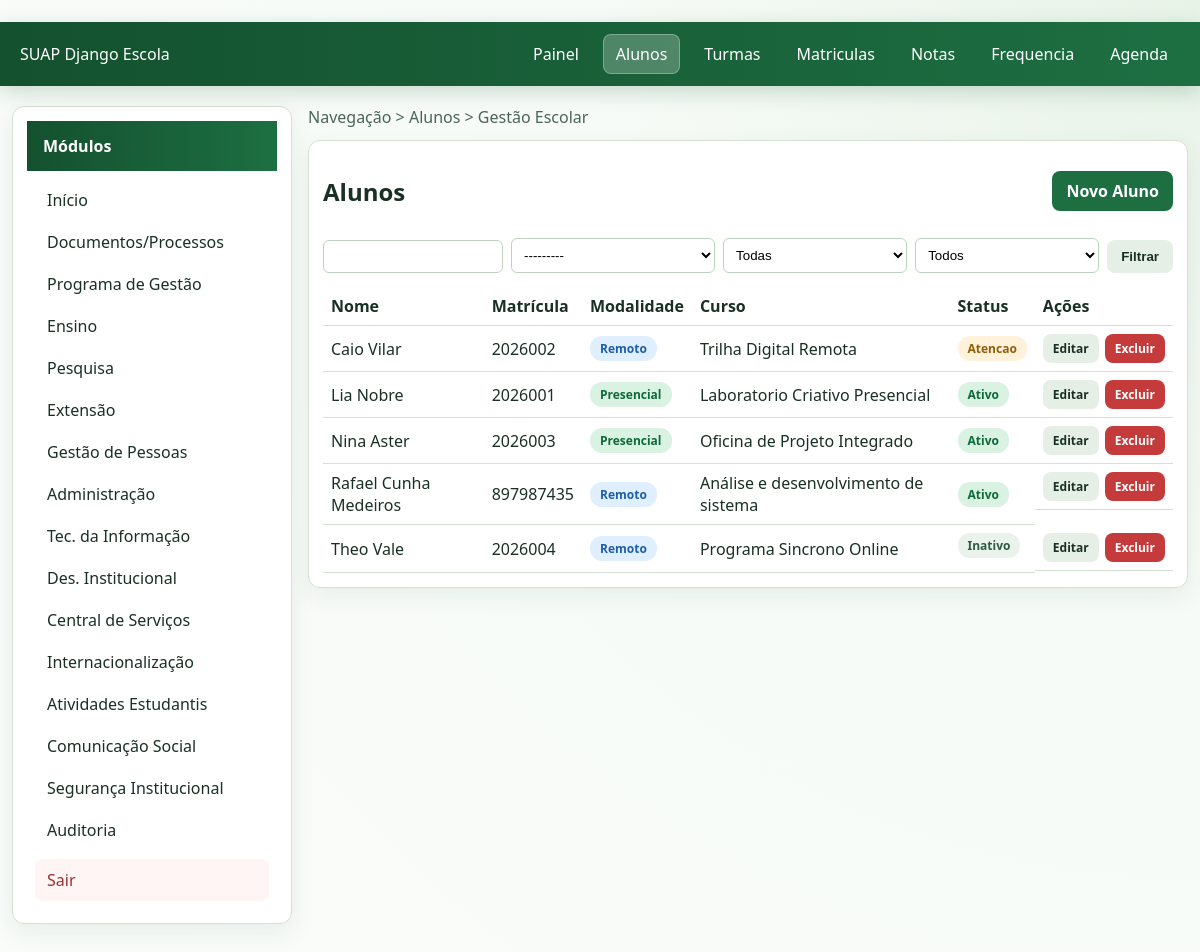
Page /alunos/ on the committed database.
### core/models.py (models this page shows, shortened)
class Student(models.Model):
    ACTIVE = 'active'
    ATTENTION = 'attention'
    INACTIVE = 'inactive'
    IN_PERSON = 'in_person'
    REMOTE = 'remote'
    STATUS_CHOICES = [
        (ACTIVE, 'Ativo'),
        (ATTENTION, 'Atencao'),
        (INACTIVE, 'Inativo'),
    ]
    LEARNING_MODE_CHOICES = [
        (IN_PERSON, 'Presencial'),
        (REMOTE, 'Remoto'),
    ]
    full_name = models.CharField(max_length=180)
    registration = models.CharField(max_length=20, unique=True)
    birth_date = models.DateField()
    guardian_name = models.CharField(max_length=180)
    guardian_phone = models.CharField(max_length=30)
    learning_mode = models.CharField(max_length=12, choices=LEARNING_MODE_CHOICES, default=IN_PERSON)
    abstract_course = models.CharField(max_length=120, default='Trilha Geral')
    status = models.CharField(max_length=10, choices=STATUS_CHOICES, default=ACTIVE)
    created_at = models.DateTimeField(auto_now_add=True)
    class Meta:
        ordering = ['full_name']

### core/views.py (the view, shortened to what this page needs)
# urls.py: path('alunos/', students_page, name='students_page'),
def students_page(request):
    seed_school_data()
    form = StudentFilterForm(request.GET or None)
    students = Student.objects.all()
    return render(request, 'students.html', {'students': students, 'filter_form': form})

### core/forms.py
class StudentFilterForm(forms.Form):
    query = forms.CharField(label='Buscar aluno', max_length=100, required=False)
    class_filter = forms.ModelChoiceField(label='Turma', queryset=SchoolClass.objects.none(), required=False)
    learning_mode = forms.ChoiceField(
        label='Modalidade',
        required=False,
        choices=[('', 'Todas')] + list(Student.LEARNING_MODE_CHOICES),
    )
    status = forms.ChoiceField(
        label='Status',
        required=False,
        choices=[('', 'Todos')] + list(Student.STATUS_CHOICES),
    )
    def __init__(self, *args, **kwargs):
        super().__init__(*args, **kwargs)
        self.fields['class_filter'].queryset = SchoolClass.objects.all()

### core/models.py (called while the page is built)
    def __str__(self):
        return f'{self.name} - {self.year} ({self.get_shift_display()})'

### templates/students.html (shortened to what this page needs)
﻿{% extends "base.html" %}
{% block content %}
<section class="breadcrumb">Navegação > Alunos > Gestão Escolar</section>
<section class="card section-box">
  <div class="title-row">
    <h2>Alunos</h2>
    <a class="btn btn-primary" href="{% url 'student_create' %}">Novo Aluno</a>
  </div>
  <form method="get" class="form-inline">
    {{ filter_form.query }}
    {{ filter_form.class_filter }}
    {{ filter_form.learning_mode }}
    {{ filter_form.status }}
    <button class="btn btn-secondary" type="submit">Filtrar</button>
  </form>
  <table>
    <thead>
      <tr>
        <th>Nome</th>
        <th>Matrícula</th>
        <th>Modalidade</th>
        <th>Curso</th>
        <th>Status</th>
        <th>Ações</th>
      </tr>
    </thead>
    <tbody>
      {% for student in students %}
      <tr>
        <td>{{ student.full_name }}</td>
        <td>{{ student.registration }}</td>
        <td>
          {% if student.learning_mode == 'in_person' %}
          <span class="badge badge-success">Presencial</span>
          {% else %}
          <span class="badge badge-info">Remoto</span>
          {% endif %}
        </td>
        <td>{{ student.abstract_course }}</td>
        <td>
          {% if student.status == 'active' %}<span class="badge badge-success">Ativo</span>{% endif %}
          {% if student.status == 'attention' %}<span class="badge badge-warning">Atencao</span>{% endif %}
          {% if student.status == 'inactive' %}<span class="badge badge-neutral">Inativo</span>{% endif %}
        </td>
        <td class="action-buttons">
          <a class="btn btn-small btn-secondary" href="{% url 'student_update' student.id %}">Editar</a>
          <a class="btn btn-small btn-danger" href="{% url 'student_delete' student.id %}">Excluir</a>
        </td>
      </tr>
      {% empty %}
      <tr><td colspan="6">Nenhum aluno encontrado.</td></tr>
      {% endfor %}
    </tbody>
  </table>
</section>
{% endblock %}

### templates/base.html (shortened to what this page needs)
﻿<!DOCTYPE html>
<html lang="pt-br">
<head>
  <link rel="stylesheet" href="https://cdn.jsdelivr.net/npm/chart.js/dist/Chart.min.css">
  <link rel="stylesheet" href="/static/css/suap.css">
</head>
<body class="page-transition">
  <header class="topbar">
    <div class="brand">SUAP Django Escola</div>
    <nav class="nav-main">
      <a class="nav-link {% if request.path == '/' %}active{% endif %}" href="{% url 'dashboard' %}">Painel</a>
      <a class="nav-link {% if '/alunos/' in request.path %}active{% endif %}" href="{% url 'students_page' %}">Alunos</a>
      <a class="nav-link {% if '/turmas/' in request.path %}active{% endif %}" href="{% url 'classes_page' %}">Turmas</a>
      <a class="nav-link {% if '/matriculas/' in request.path %}active{% endif %}" href="{% url 'enrollments_page' %}">Matriculas</a>
      <a class="nav-link {% if '/notas/' in request.path %}active{% endif %}" href="{% url 'grades_page' %}">Notas</a>
      <a class="nav-link {% if '/frequencia/' in request.path %}active{% endif %}" href="{% url 'attendance_page' %}">Frequencia</a>
      <a class="nav-link {% if '/agenda/' in request.path %}active{% endif %}" href="{% url 'agenda_page' %}">Agenda</a>
    </nav>
  </header>
  <div class="page shell" id="pageContent">
    <aside class="sidebar-menu card">
      <div class="sidebar-title">Módulos</div>
      <nav class="sidebar-nav">
        <a class="sidebar-link" href="{% url 'dashboard' %}">Início</a>
        <a class="sidebar-link" href="{% url 'module_page' 'documentos-processos' %}">Documentos/Processos</a>
        <a class="sidebar-link" href="{% url 'module_page' 'programa-gestao' %}">Programa de Gestão</a>
        <a class="sidebar-link" href="{% url 'module_page' 'ensino' %}">Ensino</a>
        <a class="sidebar-link" href="{% url 'module_page' 'pesquisa' %}">Pesquisa</a>
        <a class="sidebar-link" href="{% url 'module_page' 'extensao' %}">Extensão</a>
        <a class="sidebar-link" href="{% url 'module_page' 'gestao-pessoas' %}">Gestão de Pessoas</a>
        <a class="sidebar-link" href="{% url 'module_page' 'administracao' %}">Administração</a>
        <a class="sidebar-link" href="{% url 'module_page' 'tec-informacao' %}">Tec. da Informação</a>
        <a class="sidebar-link" href="{% url 'module_page' 'desenvolvimento-institucional' %}">Des. Institucional</a>
        <a class="sidebar-link" href="{% url 'module_page' 'central-servicos' %}">Central de Serviços</a>
        <a class="sidebar-link" href="{% url 'module_page' 'internacionalizacao' %}">Internacionalização</a>
        <a class="sidebar-link" href="{% url 'module_page' 'atividades-estudantis' %}">Atividades Estudantis</a>
        <a class="sidebar-link" href="{% url 'module_page' 'comunicacao-social' %}">Comunicação Social</a>
        <a class="sidebar-link" href="{% url 'module_page' 'seguranca-institucional' %}">Segurança Institucional</a>
        <a class="sidebar-link" href="{% url 'module_page' 'auditoria' %}">Auditoria</a>
        <a class="sidebar-link sidebar-exit" href="{% url 'module_page' 'sair' %}">Sair</a>
      </nav>
    </aside>
    <main class="content-area">
      {% block content %}{% endblock %}
    </main>
  </div>
</body>
</html>

### static/css/suap.css (style rules this page uses)
* { box-sizing: border-box; }
body { margin: 0; font-family: "Segoe UI", Arial, sans-serif; color: var(--text); background: radial-gradient(circle at top right, #e8f3e8, #f7fbf7 40%, #f9fcf9 100%); }
.topbar { background: linear-gradient(90deg, var(--suap-primary-dark), var(--suap-primary)); color: white; display: flex; justify-content: space-between; align-items: center; padding: 12px 20px; position: sticky; top: 0; z-index: 20; box-shadow: 0 6px 20px rgba(20, 81, 47, 0.2); }
.nav-main { display: flex; gap: 8px; align-items: center; }
.nav-link { color: white; text-decoration: none; margin-left: 4px; padding: 8px 12px; border-radius: 8px; transition: background-color 180ms ease, transform 180ms ease; }
.nav-link.active { background: rgba(255, 255, 255, 0.24); border: 1px solid rgba(255, 255, 255, 0.28); }
.page { max-width: 1200px; margin: 20px auto; padding: 0 12px 24px; }
.shell { display: grid; grid-template-columns: 280px minmax(0, 1fr); gap: 16px; align-items: start; }
.content-area { min-width: 0; }
.sidebar-menu { position: sticky; top: 86px; padding: 0; overflow: hidden; }
.sidebar-title { padding: 14px 16px; font-weight: 700; color: white; background: linear-gradient(90deg, var(--suap-primary-dark), var(--suap-primary)); }
.sidebar-nav { display: flex; flex-direction: column; padding: 8px; }
.sidebar-link { text-decoration: none; color: var(--text); padding: 10px 12px; border-radius: 8px; transition: background-color 160ms ease, transform 160ms ease; }
.sidebar-exit { margin-top: 8px; color: #9c2f2f; background: #fff5f5; }
.page-transition #pageContent { opacity: 0; transform: translateY(8px); }
.page-transition.page-loaded #pageContent { opacity: 1; transform: translateY(0); transition: opacity 280ms ease, transform 280ms ease; }
.breadcrumb { margin-bottom: 12px; color: #496554; }
.card { background: white; border: 1px solid var(--suap-border); border-radius: 12px; padding: 14px; box-shadow: 0 8px 24px rgba(20, 81, 47, 0.08); transition: transform 220ms ease, box-shadow 220ms ease; }
.section-box { min-height: 130px; }
.title-row { display: flex; justify-content: space-between; align-items: center; gap: 10px; margin-bottom: 10px; }
.btn { border: none; border-radius: 8px; padding: 9px 14px; font-weight: 600; cursor: pointer; transition: transform 170ms ease, box-shadow 170ms ease, filter 170ms ease; }
.btn-small { padding: 6px 10px; font-size: 12px; }
.btn-primary { background: var(--suap-primary); color: white; }
.btn-secondary { background: #e6efe6; color: var(--text); }
.btn-danger { background: var(--suap-danger); color: white; }
.badge { display: inline-block; border-radius: 12px; font-size: 12px; padding: 4px 10px; font-weight: 700; }
.badge-success { background: #d9f2e2; color: #0f6938; }
.badge-info { background: #e0efff; color: #1e5ea8; }
.badge-warning { background: #fff1da; color: #915d07; }
.badge-neutral { background: #eaf2ec; color: #2e5a40; margin: 0 6px 6px 0; }
table { width: 100%; border-collapse: collapse; }
th, td { border-bottom: 1px solid var(--suap-border); text-align: left; padding: 8px; }
.action-buttons { display: flex; gap: 6px; }
.form-inline { display: grid; grid-template-columns: minmax(180px, 1fr) minmax(170px, 220px) minmax(150px, 190px) minmax(150px, 190px) auto; gap: 8px; align-items: end; margin-bottom: 14px; }
.form-inline input, .form-inline select { width: 100%; border: 1px solid #bfd1c0; border-radius: 6px; padding: 8px; background: #fff; }
.btn { text-decoration: none; display: inline-block; }

### rows in the picture
Student: learning_mode "Todas", status "Todos", full_name "Nina Aster", registration "2026003", shows "Presencial", abstract_course "Oficina de Projeto Integrado", shows "Ativo"
Student: full_name "Caio Vilar", registration "2026002", learning_mode "Remoto", abstract_course "Trilha Digital Remota", shows "Atencao"
Student: full_name "Lia Nobre", registration "2026001", learning_mode "Presencial", abstract_course "Laboratorio Criativo Presencial", status "Ativo"
Student: full_name "Rafael Cunha Medeiros", registration "897987435", learning_mode "Remoto", abstract_course "Análise e desenvolvimento de sistema", status "Ativo"
Student: full_name "Theo Vale", registration "2026004", shows "Remoto", abstract_course "Programa Sincrono Online", shows "Inativo"
